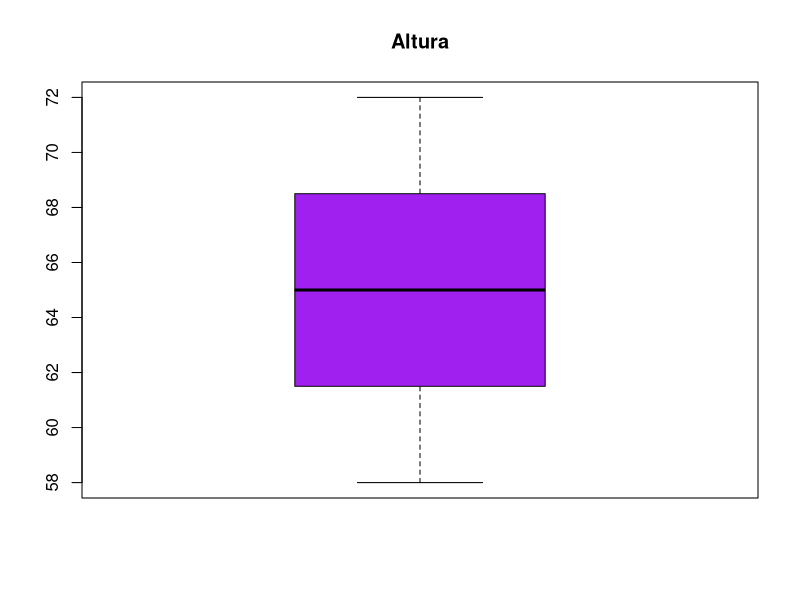
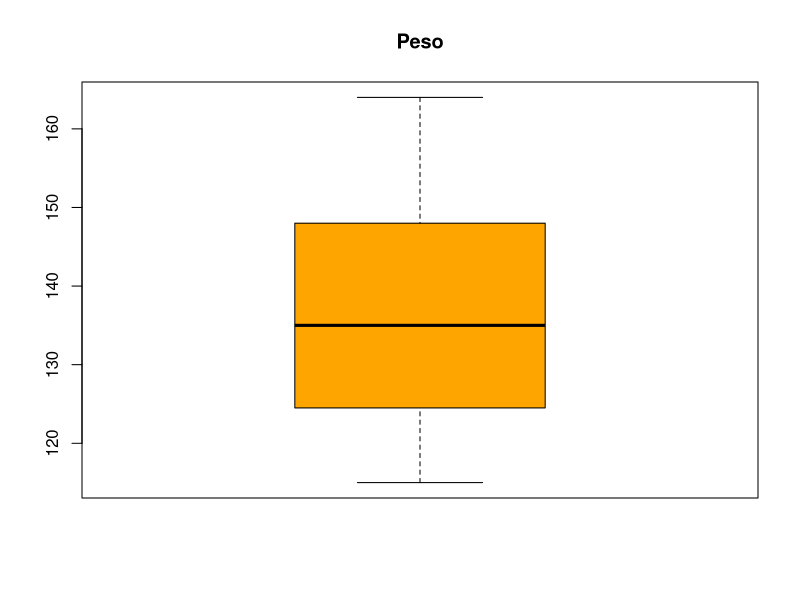
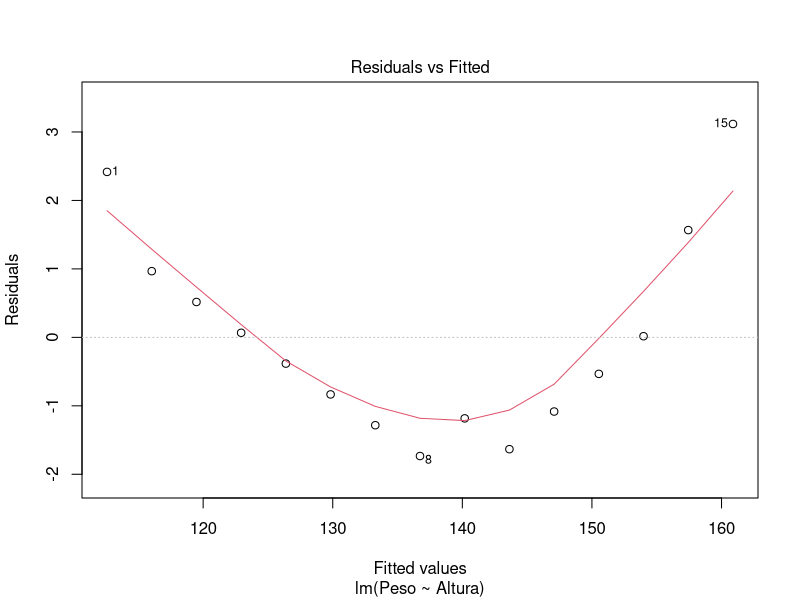
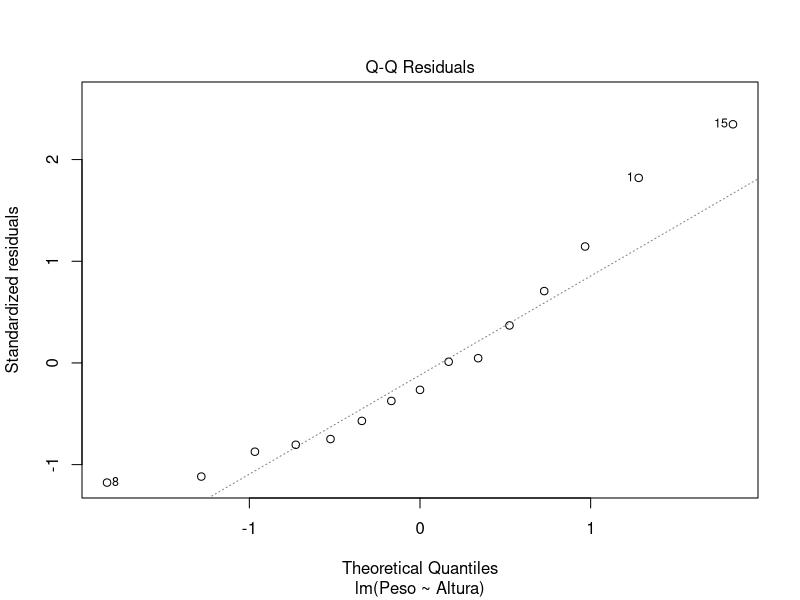
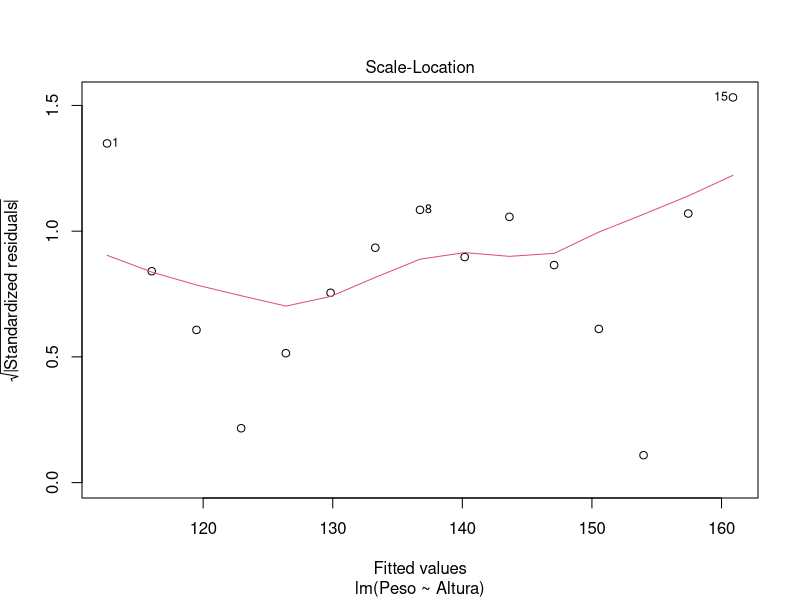
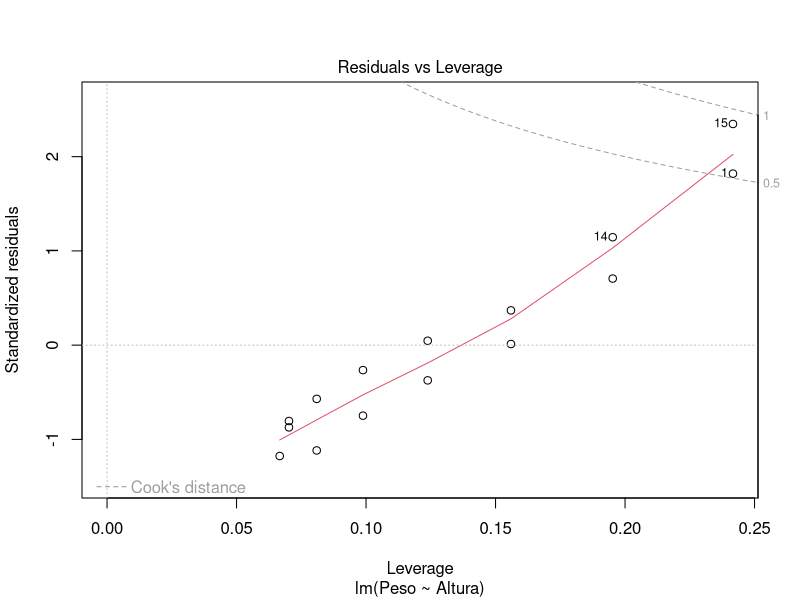
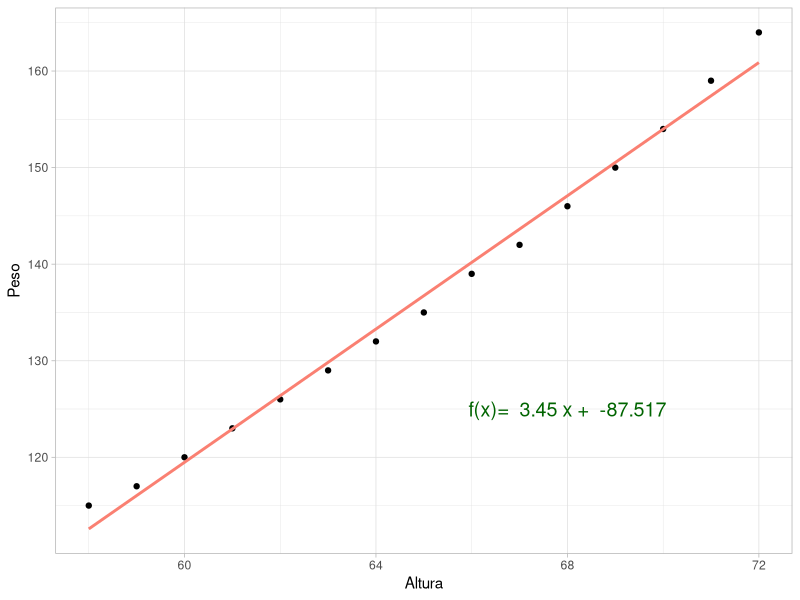
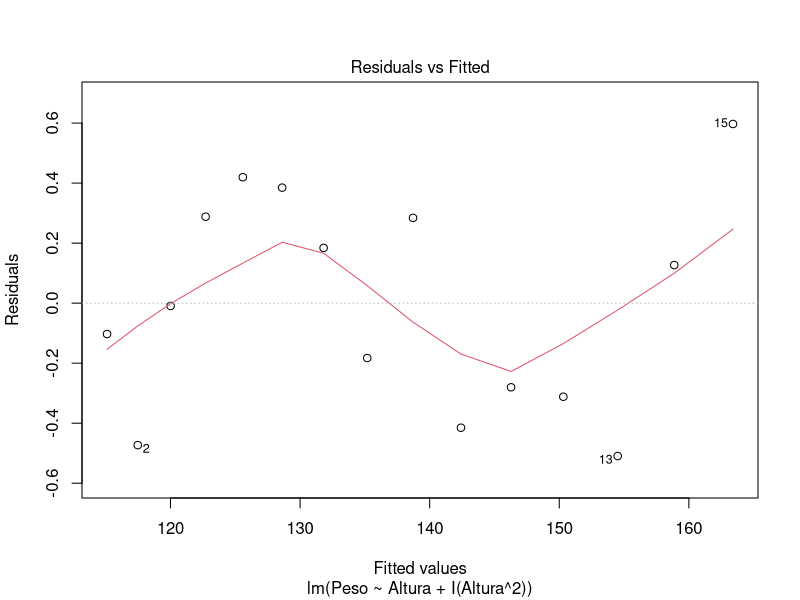

Source code (R) for these figures, in order:
# Librerías
library(dplyr)
library(ggplot2)

# Dataset
df<-women

# Renombrado de los índices
colnames(df)<-c("Altura", "Peso")

# Visualización rápida
glimpse(df)
summary(df)
sum(is.na(df))

# Identificaión de valores atípicos mediante boxplots
boxplot(df$Altura, col="Purple")
  title("Altura")

boxplot(df$Peso, col="Orange")
  title("Peso")

# Creación del modelo
modelo_rg<-lm(Peso~Altura, data=df)

# Resultados
summary(modelo_rg)
plot(modelo_rg)

# Residuos
shapiro.test(residuals(modelo_rg))

# Elementos para la ecuación
coeficientes=modelo_rg$coefficients
bo=coeficientes[1]
b1=coeficientes[2]
ec<-paste("f(x)= ",coeficientes[2],"x + ", round(coeficientes[1],3))

# Gráfica con la ecuación
ggplot(df, aes(x=Altura, y=Peso))+
  geom_point()+
  geom_smooth(method = "lm", formula = y ~ x, se = FALSE, col = "salmon")+
  theme_light()+
  labs(xlabel="Altura", ylabel="Peso")+
  annotate("text", x=68, y=125, label=ec, color="darkgreen", size=5)

# Corrección del modelo, de lineal a curvo
# Ajuste del modelo
modelo_rg2<-lm(Peso~Altura+I(Altura^2), data=df)

# Resultados
summary(modelo_rg2)
plot(modelo_rg2)

# Test para verificar
shapiro.test(residuals(modelo_rg2))

# Elementos para la ecuación
coeficientes=modelo_rg2$coefficients
bo=coeficientes[1]
b1=coeficientes[2]
ec<-paste("f(x)= ",round(coeficientes[2],3),"x + ", round(coeficientes[2],3),"x^2 + ", round(coeficientes[1],3))

# Gráfica con la ecuación
ggplot(df, aes(x=Altura, y=Peso))+
  geom_point()+
  geom_smooth(method = "lm", formula = y ~ x+I(x^2), se = FALSE, col = "black")+
  theme_light()+
  labs(xlabel="Altura", ylabel="Peso")+
  annotate("text", x=68, y=125, label=ec, color="blue", size=5)
